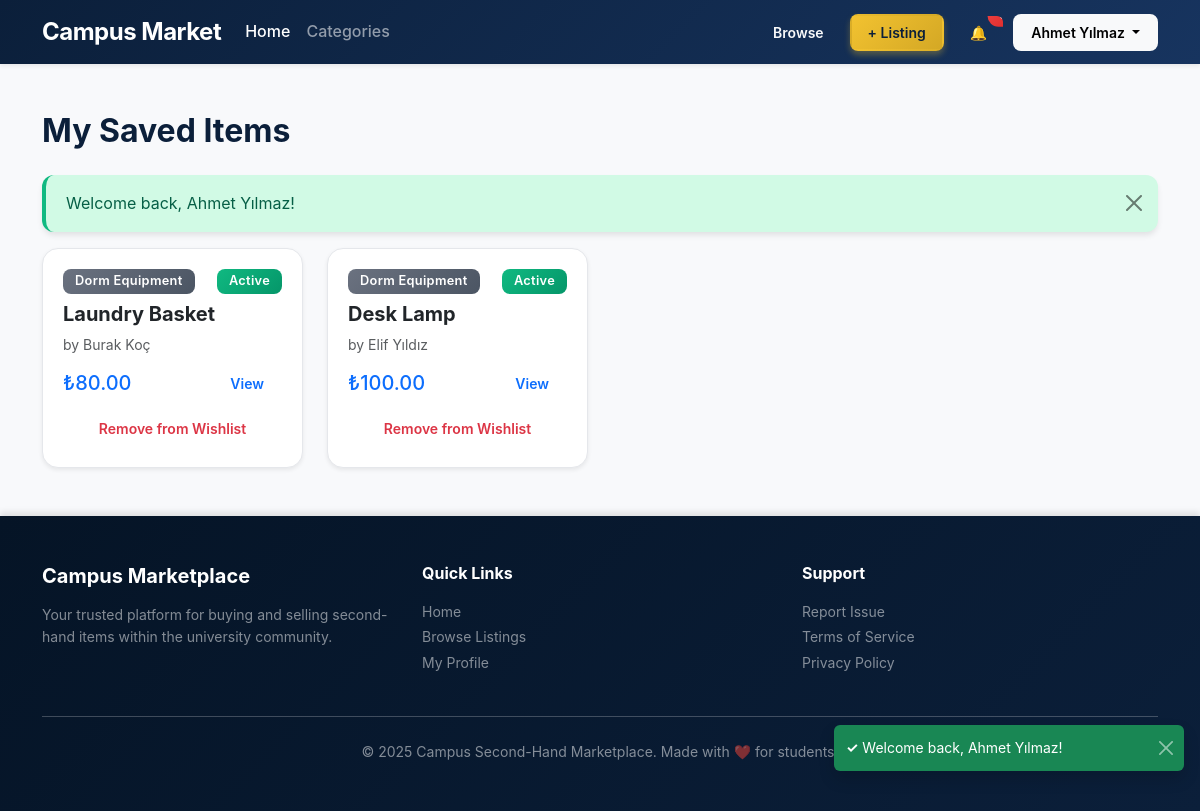
Page /pages/saved-items.php (signed in) on the committed database.
### tables this page shows
CREATE TABLE `Saved_Item` (
  `SavedItemID` int NOT NULL AUTO_INCREMENT,
  `SavedDate` datetime NOT NULL DEFAULT CURRENT_TIMESTAMP,
  `UserID` int NOT NULL,
  `ListingID` int NOT NULL,
  PRIMARY KEY (`SavedItemID`),
  UNIQUE KEY `uq_user_listing` (`UserID`,`ListingID`),
  KEY `fk_saved_listing` (`ListingID`),
  CONSTRAINT `fk_saved_listing` FOREIGN KEY (`ListingID`) REFERENCES `Product_Listing` (`ListingID`) ON DELETE CASCADE ON UPDATE CASCADE,
  CONSTRAINT `fk_saved_user` FOREIGN KEY (`UserID`) REFERENCES `User` (`UserID`) ON DELETE CASCADE ON UPDATE CASCADE
);

CREATE TABLE `Category` (
  `CategoryID` int NOT NULL AUTO_INCREMENT,
  `CategoryName` varchar(50) NOT NULL UNIQUE,
  PRIMARY KEY (`CategoryID`)
);

CREATE TABLE `Product_Listing` (
  `ListingID` int NOT NULL AUTO_INCREMENT,
  `Title` varchar(200) NOT NULL,
  `Description` text,
  `Price` decimal(10,2) NOT NULL,
  `Status` varchar(20) NOT NULL DEFAULT 'Active',
  `SellerID` int NOT NULL,
  `CategoryID` int NOT NULL,
  PRIMARY KEY (`ListingID`),
  KEY `fk_listing_seller` (`SellerID`),
  KEY `fk_listing_category` (`CategoryID`),
  CONSTRAINT `fk_listing_category` FOREIGN KEY (`CategoryID`) REFERENCES `Category` (`CategoryID`) ON DELETE RESTRICT ON UPDATE CASCADE,
  CONSTRAINT `fk_listing_seller` FOREIGN KEY (`SellerID`) REFERENCES `User` (`UserID`) ON DELETE RESTRICT ON UPDATE CASCADE,
  CONSTRAINT `chk_listing_status` CHECK ((`Status` in (_utf8mb4'Active',_utf8mb4'Sold',_utf8mb4'Pending',_utf8mb4'Removed')))
);

CREATE TABLE `User` (
  `UserID` int NOT NULL AUTO_INCREMENT,
  `Name` varchar(100) NOT NULL,
  `Email` varchar(100) NOT NULL,
  `Password` varchar(255) NOT NULL,
  `Phone` varchar(20) DEFAULT NULL,
  `RoleID` int NOT NULL,
  PRIMARY KEY (`UserID`),
  UNIQUE KEY `Email` (`Email`),
  KEY `fk_user_role` (`RoleID`),
  CONSTRAINT `fk_user_role` FOREIGN KEY (`RoleID`) REFERENCES `Role` (`RoleID`) ON DELETE RESTRICT ON UPDATE CASCADE
);

### config/config.php (called while the page is built, shortened)
<?php
function base_url(string $path = ''): string {
    return BASE_URL . $path;
}

### pages/saved-items.php (the view, shortened to what this page needs)
<?php
require_once __DIR__ . '/../config/db.php';
$savedItems = [];
$successMessage = '';
if (isset($_SESSION['success_message'])) {
    $successMessage = $_SESSION['success_message'];
}
try {
    $savedSql = <<<SQL
    SELECT
        SI.SavedItemID,
        SI.SavedDate,
        PL.ListingID,
        PL.Title,
        PL.Price,
        PL.Status,
        C.CategoryName,
        U.Name AS SellerName
    FROM Saved_Item SI
    INNER JOIN Product_Listing PL ON PL.ListingID = SI.ListingID
    INNER JOIN Category C ON C.CategoryID = PL.CategoryID
    INNER JOIN User U ON U.UserID = PL.SellerID
    WHERE SI.UserID = :user_id
    ORDER BY SI.SavedDate DESC;
    SQL;
    $savedStmt = $pdo->prepare($savedSql);
    $savedStmt->bindValue(':user_id', $_SESSION['user_id'], PDO::PARAM_INT);
    $savedStmt->execute();
    $savedItems = $savedStmt->fetchAll();
} catch (PDOException $e) {
    $errorMessage = 'Failed to load saved items: ' . htmlspecialchars($e->getMessage(), ENT_QUOTES, 'UTF-8');
}
require_once __DIR__ . '/../includes/header.php';
?>
<main class="container py-5">
    <h2 class="mb-4">My Saved Items</h2>
    <?php if ($successMessage !== ''): ?>
        <div class="alert alert-success alert-dismissible fade show" role="alert">
            <?php echo $successMessage; ?>
            <button type="button" class="btn-close" data-bs-dismiss="alert" aria-label="Close"></button>
        </div>
    <?php endif; ?>
    <?php if (empty($savedItems)): ?>
        <div class="empty-state">
            <div class="empty-state-icon">❤️</div>
            <h4>No Saved Items</h4>
            <p>You haven't saved any items to your wishlist yet. Start exploring and save your favorites!</p>
            <a href="/campus-marketplace/pages/listings.php" class="btn btn-primary">Browse Listings</a>
        </div>
    <?php else: ?>
        <div class="row row-cols-1 row-cols-md-3 row-cols-lg-4 g-4">
            <?php foreach ($savedItems as $item): ?>
                <div class="col">
                    <div class="card h-100 shadow-sm listing-card">
                        <div class="card-body d-flex flex-column">
                            <div class="d-flex justify-content-between align-items-start mb-2">
                                <span class="badge bg-secondary">
                                    <?php echo htmlspecialchars($item['CategoryName'], ENT_QUOTES, 'UTF-8'); ?>
                                </span>
                                <span class="badge bg-<?php echo $item['Status'] === 'Active' ? 'success' : 'warning'; ?>">
                                    <?php echo htmlspecialchars($item['Status'], ENT_QUOTES, 'UTF-8'); ?>
                                </span>
                            </div>
                            <h5 class="card-title">
                                <?php echo htmlspecialchars($item['Title'], ENT_QUOTES, 'UTF-8'); ?>
                            </h5>
                            <p class="text-muted small mb-2">
                                by <?php echo htmlspecialchars($item['SellerName'], ENT_QUOTES, 'UTF-8'); ?>
                            </p>
                            <div class="mt-auto">
                                <div class="d-flex justify-content-between align-items-center mb-2">
                                    <span class="h5 mb-0 text-primary">
                                        ₺<?php echo number_format((float)$item['Price'], 2); ?>
                                    </span>
                                    <a href="/campus-marketplace/pages/listing-detail.php?id=<?php echo $item['ListingID']; ?>"
                                       class="btn btn-sm btn-outline-primary">View</a>
                                </div>
                                <form method="post" action="<?= base_url('/pages/remove-saved-item.php') ?>">
                                    <button type="submit" class="btn btn-sm btn-outline-danger w-100">
                                        Remove from Wishlist
                                    </button>
                                </form>
                            </div>
                        </div>
                    </div>
                </div>
            <?php endforeach; ?>
        </div>
    <?php endif; ?>
</main>
<?php require_once __DIR__ . '/../includes/footer.php'; ?>

### assets/css/style.css (style rules this page uses)
:root { --navy: #0b1f3a; --navy-light: #17345f; --navy-dark: #051426; --gold: #f2c230; --gold-light: #f9d96f; --gold-dark: #d4a825; --light-bg: #f8f9fb; --white: #ffffff; --text-primary: #111827; --text-secondary: #6b7280; --text-muted: #9ca3af; --success: #10b981; --success-light: #d1fae5; --danger: #ef4444; --danger-light: #fee2e2; --warning: #f59e0b; --warning-light: #fef3c7; --info: #3b82f6; --info-light: #dbeafe; --shadow-sm: 0 1px 2px 0 rgba(0, 0, 0, 0.05); --shadow-md: 0 4px 6px -1px rgba(0, 0, 0, 0.1); --shadow-lg: 0 10px 15px -3px rgba(0, 0, 0, 0.1); --shadow-xl: 0 20px 25px -5px rgba(0, 0, 0, 0.1); --shadow-2xl: 0 25px 50px -12px rgba(0, 0, 0, 0.25); --radius-sm: 0.375rem; --radius-md: 0.5rem; --radius-lg: 0.75rem; --radius-xl: 1rem; --radius-2xl: 1.5rem; --transition-fast: 150ms cubic-bezier(0.4, 0, 0.2, 1); --transition-base: 200ms cubic-bezier(0.4, 0, 0.2, 1); --transition-slow: 300ms cubic-bezier(0.4, 0, 0.2, 1); }
* { box-sizing: border-box; }
body { background-color: var(--light-bg); color: var(--text-primary); font-family: -apple-system, BlinkMacSystemFont, 'Segoe UI', Roboto, 'Helvetica Neue', Arial, sans-serif; line-height: 1.6; min-height: 100vh; }
html { scroll-behavior: smooth; }
h1, h2, h3, h4, h5, h6 { font-weight: 700; line-height: 1.2; color: var(--navy); }
.btn { border-radius: var(--radius-md); font-weight: 600; padding: 0.5rem 1.25rem; transition: all var(--transition-base); border: 2px solid transparent; position: relative; overflow: hidden; }
.btn::before { content: ''; position: absolute; top: 50%; left: 50%; width: 0; height: 0; border-radius: 50%; background: rgba(255, 255, 255, 0.2); transform: translate(-50%, -50%); transition: width var(--transition-slow), height var(--transition-slow); }
.btn-outline-primary, .btn-outline-secondary, .btn-outline-danger, .btn-outline-light { background: transparent; transition: all var(--transition-base); }
.btn-sm { padding: 0.375rem 1rem; font-size: 0.875rem; }
.card { border: none; border-radius: var(--radius-xl); box-shadow: var(--shadow-lg); overflow: hidden; transition: all var(--transition-base); background: var(--white); position: relative; z-index: 1; }
.listing-card { transition: all var(--transition-base); cursor: pointer; border: 1px solid #e5e7eb; }
.listing-card .card-body { padding: 1.25rem; }
.badge { padding: 0.375rem 0.75rem; border-radius: var(--radius-md); font-weight: 600; font-size: 0.8rem; letter-spacing: 0.3px; }
.badge.bg-success { background: linear-gradient(135deg, var(--success) 0%, #059669 100%) !important; }
.badge.bg-secondary { background: linear-gradient(135deg, #6b7280 0%, #4b5563 100%) !important; }
.alert { border: none; border-radius: var(--radius-lg); padding: 1rem 1.25rem; box-shadow: var(--shadow-md); border-left: 4px solid; }
.alert-success { background: var(--success-light); border-left-color: var(--success); color: #065f46; }
.card, .listing-card { animation: slideInUp 0.6s ease-out; }

### rows in the picture
saved_item: category.CategoryName "Dorm Equipment", ListingID.Status "Active", ListingID.Title "Laundry Basket", user.Name "Burak Koç", ListingID.Price "80.00"
saved_item: category.CategoryName "Dorm Equipment", ListingID.Status "Active", ListingID.Title "Desk Lamp", user.Name "Elif Yıldız", ListingID.Price "100.00"

### other values in the picture
cleanInput($currentUser ?? 'User') "Ahmet Yılmaz"
$successMessage "Welcome back, Ahmet Yılmaz!"
